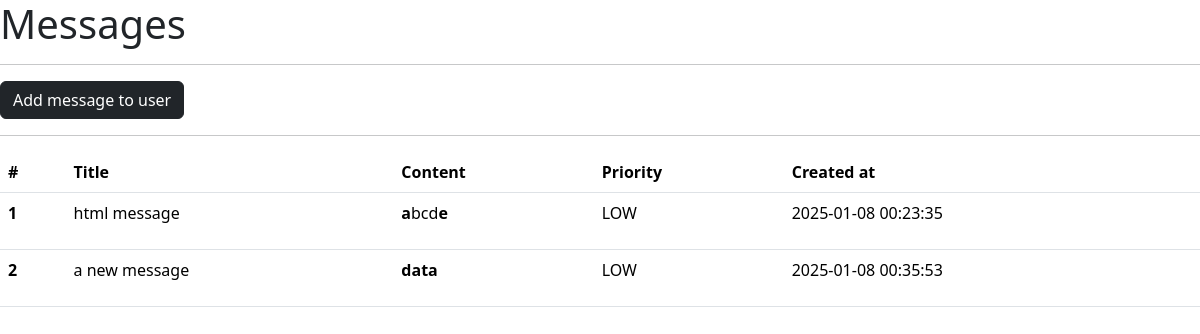
The app's page /users/1/messages/, older data.
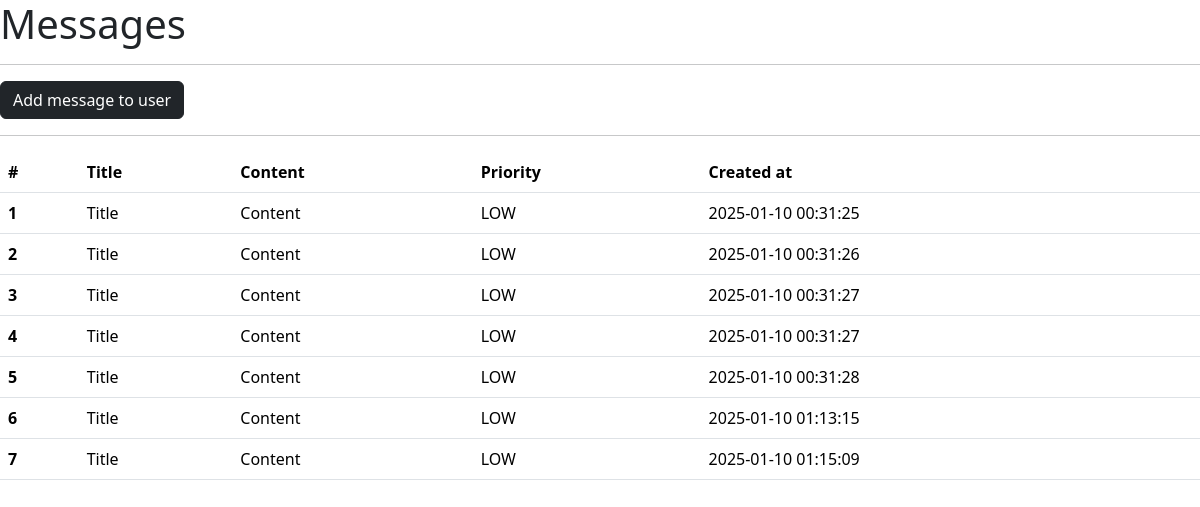
The same page, newer data.
### 03/main.py (models this page shows, shortened)
class Message(db.Model):
    __tablename__ = "messages"
    id = db.Column(db.Integer, primary_key=True, autoincrement=True)
    title = db.Column(db.String(50))
    content = db.Column(db.Text)
    priority = db.Column(db.String(10)) # LOW,HIGH
    created_at = db.Column(db.DateTime(timezone=True), server_default=func.now())
    user_id = db.Column(db.Integer, db.ForeignKey("users.id"))
    user = db.relationship("User", backref="user")

### 03/main.py (the view)
@app.route("/users/<user_id>/messages/")
def messages_by_user(user_id):
    user = User.query.get_or_404(user_id)
    messages = Message.query.filter_by(user = user).all()
    return render_template("users-messages.html", user=user, messages=messages)

### 03/templates/users-messages.html (shortened to what this page needs)
{% extends 'base.html' %}
{% block body %}
<h1>Messages</h1>
<hr>
<a href="{{ url_for('add_message_to_user', user_id=user.id) }}" class="btn btn-dark">Add message to user</a>
<hr>
<table class="table">
    <thead>
      <tr>
        <th scope="col">#</th>
        <th scope="col">Title</th>
        <th scope="col">Content</th>
        <th scope="col">Priority</th>
        <th scope="col">Created at</th>
      </tr>
    </thead>
    <tbody>
      {% for item in messages %}
      <tr>
        <th scope="row">{{ item.id }}</th>
        <td>{{ item.title }}</td>
        <td>{{ item.content|safe }}</td>
        <td>{{ item.priority }}</td>
        <td>{{ item.created_at.strftime('%Y-%m-%d %H:%M:%S') }}</td>
      </tr>
      {% endfor %}
    </tbody>
  </table>
{% endblock %}

Row changes from the older to the newer data that the page shows:
changed Message id 1: title "html message" → "Title"; content "a bcd e" → "Content"; created_at "2025-01-08 00:23:35" → "2025-01-10 00:31:25"
changed Message id 2: title "a new message" → "Title"; content "data" → "Content"; created_at "2025-01-08 00:35:53" → "2025-01-10 00:31:26"
added Message: id "3", title "Title", content "Content", priority "LOW", created_at "2025-01-10 00:31:27"
added Message: id "4", title "Title", content "Content", priority "LOW", created_at "2025-01-10 00:31:27"
added Message: id "5", title "Title", content "Content", priority "LOW", created_at "2025-01-10 00:31:28"
added Message: id "6", title "Title", content "Content", priority "LOW", created_at "2025-01-10 01:13:15"
added Message: id "7", title "Title", content "Content", priority "LOW", created_at "2025-01-10 01:15:09"
